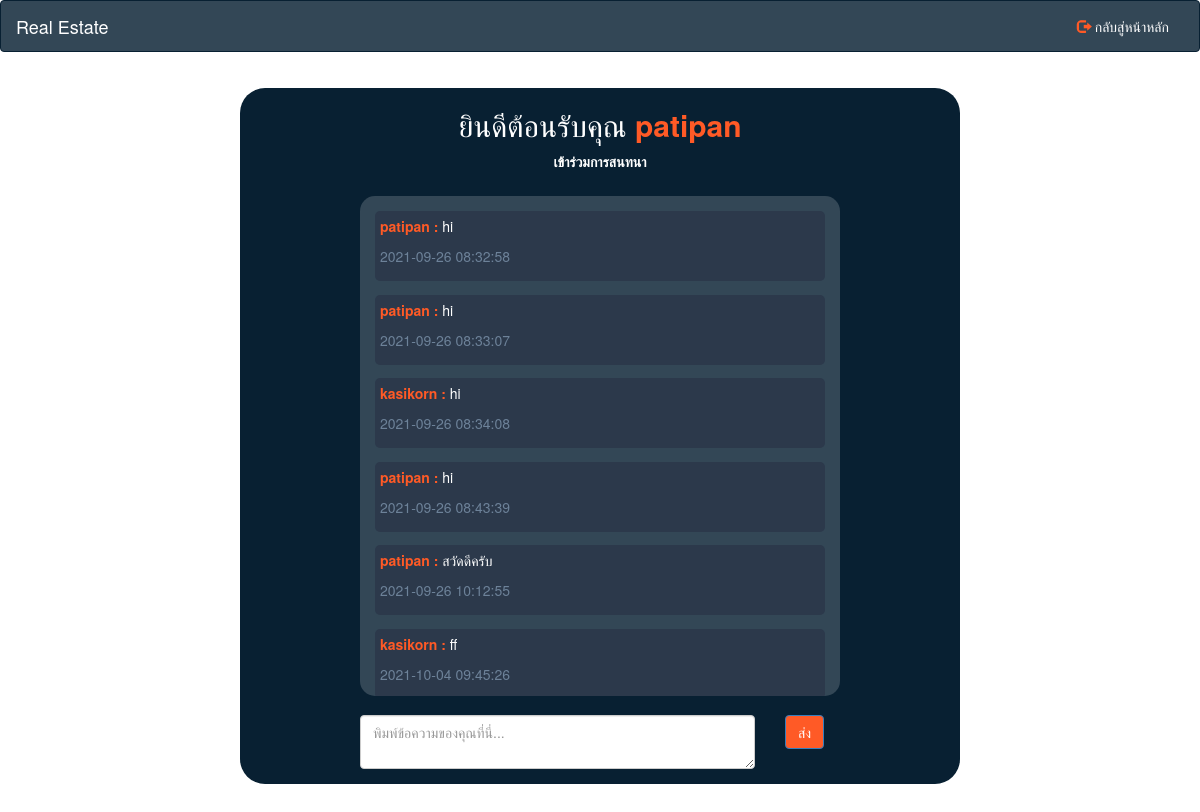
Screenshot of /chatpage.php (signed in) with the database file from the repository.
### tables this page shows
CREATE TABLE `chat` (
  `c_id` int(11) NOT NULL,
  `username` varchar(255) DEFAULT NULL,
  `message` text DEFAULT NULL,
  `created_on` timestamp NOT NULL DEFAULT current_timestamp()
);

### chatpage.php (the view, shortened to what this page needs)
<?php
if (isset($_SESSION['username'])) {
    include "serverDB.php";
    $sql = "SELECT * FROM `chat`";
    $query = mysqli_query($conn, $sql);
?>
    <!DOCTYPE html>
    <html lang="en">
    <head>
        <link rel="stylesheet" href="bootstrap/css/bootstrap2.min.css">
        <link rel="stylesheet" href="css/stylechat.css">
    </head>
    <body>
        <nav class="navbar navbar-inverse">
            <div class="container-fluid">
                <div class="navbar-header">
                    <a class="navbar-brand" href="#">Real Estate</a>
                </div>
                <div class="collapse navbar-collapse" id="myNavbar">
                    <ul class="nav navbar-nav navbar-right">
                        <li><a href="mainindex.php"><span class="glyphicon glyphicon-log-out"></span> กลับสู่หน้าหลัก</a></li>
                    </ul>
                </div>
            </div>
        </nav>
        <div class="container">
            <center>
                <h2>ยินดีต้อนรับคุณ <span style="color:#ff5a26;"><?php echo $_SESSION['username']; ?></span></h2>
                <label>เข้าร่วมการสนทนา</label>
            </center></br>
            <div class="display-chat">
                <?php
                if (mysqli_num_rows($query) > 0) {
                    while ($row = mysqli_fetch_assoc($query)) {
                ?>
                        <div class="message">
                            <p>
                                <span><?php echo $row['username']; ?> :</span>
                                <?php echo $row['message']; ?>
                            </p>
                            <p style="color:#6D8299;"><?php echo $row['created_on'];?></p>
                        </div>
                    <?php
                    }
                }
                ?>
            </div>
            <form class="form-horizontal" method="post" action="sendMessage.php">
                <div class="form-group">
                    <div class="col-sm-10">
                        <textarea name="msg" class="form-control" placeholder="พิมพ์ข้อความของคุณที่นี่..."></textarea>
                    </div>
                    <div class="col-sm-2">
                        <button type="submit" class="btn btn-primary">ส่ง</button>
                    </div>
                </div>
            </form>
        </div>
    </body>
    </html>
<?php
} else {
    header('location:mainindex.php');
}
?>

### css/stylechat.css (style rules this page uses)
body { background-image: url('images/home.jpg'); background-repeat: repeat-y; width: 100%; }
.navbar-inverse { background-color: #334756; border-color: #082032; }
.navbar-inverse .navbar-brand { color: white; }
.navbar-inverse .navbar-nav>li>a { color: white; }
h2 { color: white; }
label { color: white; }
span { color: #ff5a26; font-weight: bold; }
.container { margin-top: 3%; width: 60%; background-color: #082032; padding-right: 10%; padding-left: 10%; border-radius: 25px; }
.btn-primary { background-color: #ff5a26; }
.display-chat { height: 500px; background-color: #334756; margin-bottom: 4%; overflow: auto; padding: 15px; border-radius: 15px; }
.message { background-color: #2C394B; color: white; border-radius: 5px; padding: 5px; margin-bottom: 3%; }

### rows the page displays
chat: username "patipan", message "hi", created_on "2021-09-26 08:32:58"
chat: username "patipan", message "hi", created_on "2021-09-26 08:33:07"
chat: username "kasikorn", message "hi", created_on "2021-09-26 08:34:08"
chat: username "patipan", message "hi", created_on "2021-09-26 08:43:39"
chat: username "patipan", message "สวัดดีครับ", created_on "2021-09-26 10:12:55"
chat: username "kasikorn", message "ff", created_on "2021-10-04 09:45:26"

### other values shown
$_SESSION['username'] "patipan"
